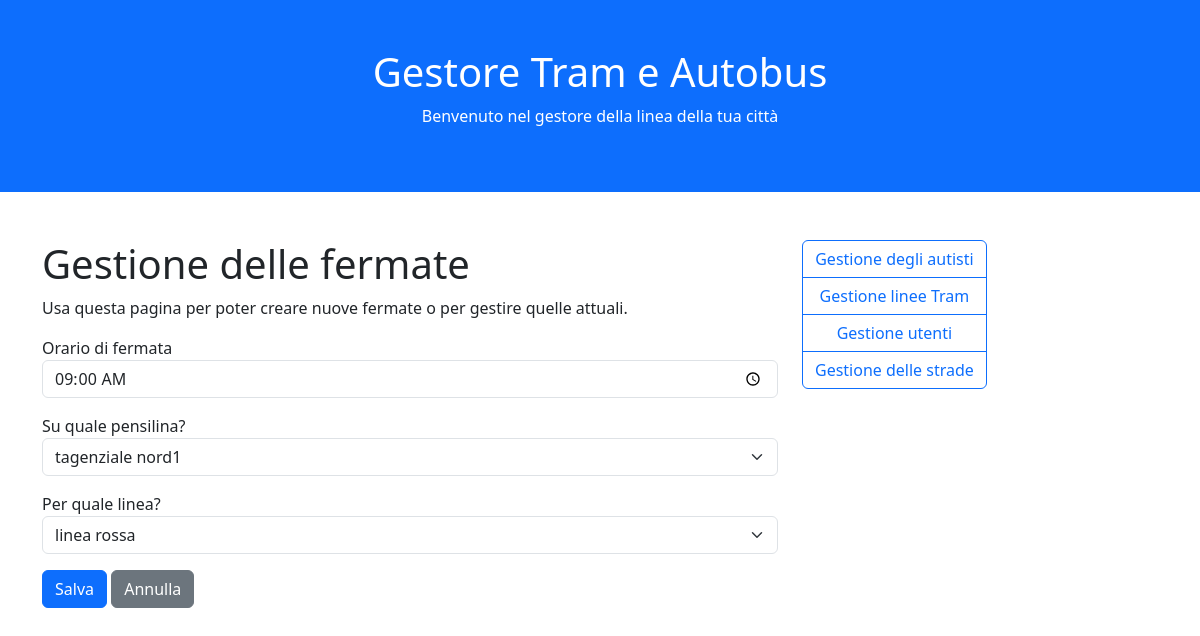
Page /Tram/fermate.php?azione=modifica&id=1 on the committed database.
### tables this page shows
CREATE TABLE fermate (
    idfermata integer primary key autoincrement,
    idlinea integer,
    idpensilina integer,
    orario time
);

CREATE TABLE pensiline (
    idpensilina integer primary key autoincrement,
    idstrada integer,
    pensilina text
);

CREATE TABLE linee (
    idlinea integer primary key autoincrement,
    linea text
);

### Tram/funzioni.php (the view, shortened to what this page needs)
<?php
	function EseguiDB($sql, $salva = false){
		$dbcon = new SQLite3(NOMEDB);
			$dati = $dbcon->query($sql);
		return $dati;
	}
	function ApriForm($azione = null, $metodo = "post"){
		if($azione == null){
			echo "<form method='".$metodo."'>";
		} else {
			echo "<form action='".$azione."' method='".$metodo."'>";
		}
	}
	function ChiudiForm($salva = "Salva", $annulla = "Annulla"){
		echo "
			<button class='btn btn-primary'>".$salva."</button>
			<button type='reset' class='btn btn-secondary'>".$annulla."</button>
			</form>";
	}
	function ScriviCampo($id, $label, $valore = "", $tipo = "text", $classe = "form-control"){
		switch($tipo){
			default:
				echo "<p class='form-group'>
							<label for='".$id."'>".$label."</label>
							<input value='".$valore."' type='".$tipo."' id='".$id."' name='".$id."' class='".$classe."' />
						</p>";
			break;
		}
	}
	function ScriviTendina($id, $label, $chiave, $descrizione, $tabella, $valore = 0){
		$dati = EseguiDB("SELECT ".$chiave.", ".$descrizione."
							FROM ".$tabella."
							ORDER BY ".$descrizione.";");
		$opzioni = [];
		while($riga = $dati->fetchArray()){
			if($riga[$chiave] == $valore){
				$opzioni[] = "<option selected value=".$riga[$chiave].">
								".$riga[$descrizione]."
								</option>";
			} else {
				$opzioni[] = "<option value=".$riga[$chiave].">
								".$riga[$descrizione]."
								</option>";
			}
		}
		$opzioni = implode("", $opzioni);
		echo "<p class='form-group'>
					<label for='".$id."'>".$label."</label>
					<select class='form-select' id='".$id."' name='".$id."'>
						".$opzioni."
					</select>
				</p>";
	}

### rows in the picture
fermate: orario "09:00"
pensiline: idpensilina "tagenziale nord1"
linee: idlinea "linea rossa"

### other values in the picture
$label "Orario di fermata"
$label "Su quale pensilina? Per quale linea?"
$salva "Salva"
$annulla "Annulla"
$label "Gestione degli autisti"
$label "Gestione linee Tram"
$label "Gestione utenti"
$label "Gestione delle strade"
